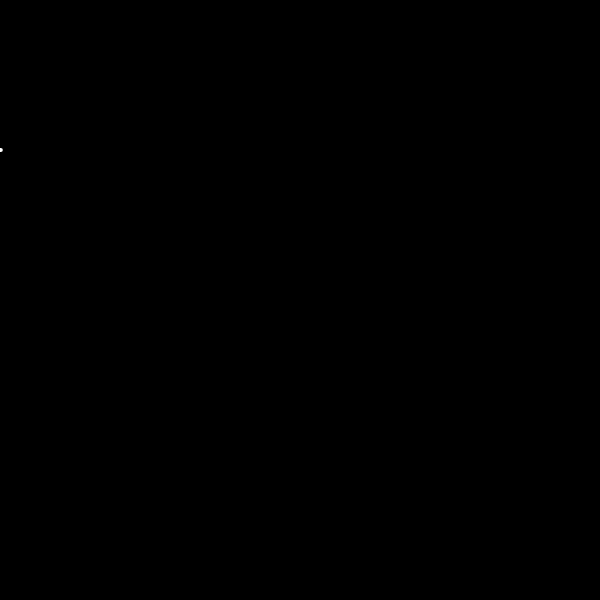
Frame 1 (no input)
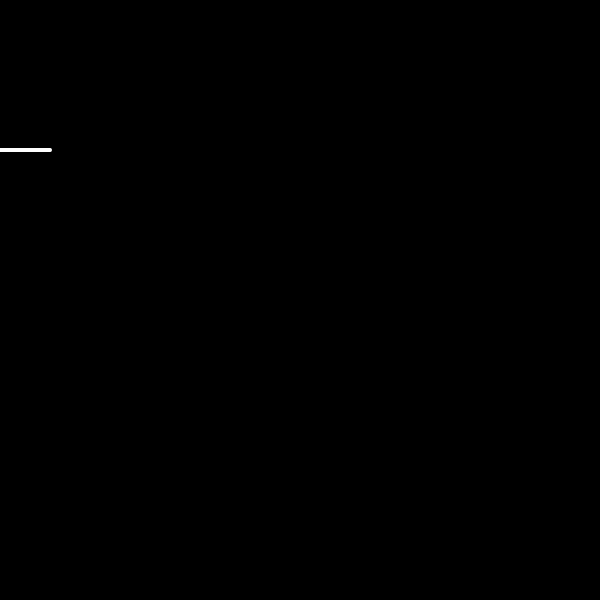
Frame 60 (no input)
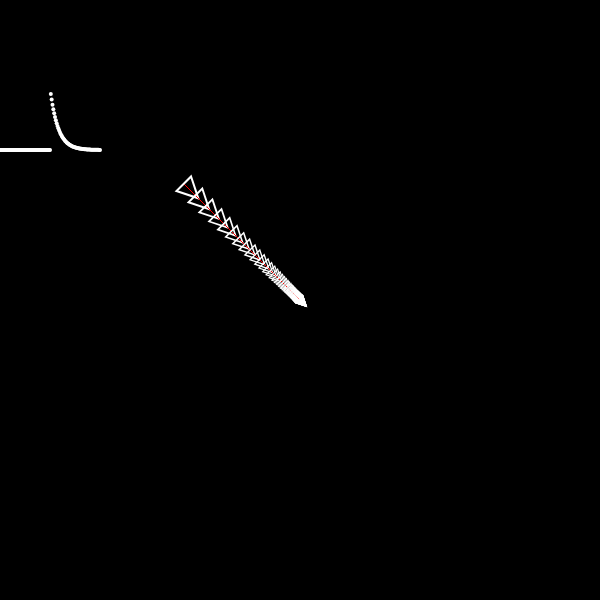
Frame 120 (the mouse pressed at the canvas centre since frame 60)

The p5.js sketch that drew these frames (run headless with seeded random() and noise() and a simulated clock; from frame 60 on, the mouse is pressed at the canvas centre):

// p5.js sketch
// ── sketch.js

let averagingAmt = 0.1;//change this to 1 or 0.9 to see it keep up with the mouse
let curx = 0.0;
let cury = 0.0;

let timer;
let timerStart;
let duration = 12000;


function setup() {
  createCanvas(600, 600);
  
  background(0);

  timerStart = millis();

}

function draw() {
  // horizontal and vertical displacement
  let dx = (mouseX - curx) * averagingAmt; 
  let dy = (mouseY - cury) * averagingAmt;

  //distance between curx and cury and new position
  let magnitude = dist(curx, cury, curx + dx, cury + dy);

  // update position we are using to draw
  curx = curx + dx;
  cury = cury + dy;

  // atan2 returns the angle in the plane (in radians) 
  //between the positive x-axis and the ray from (0, 0) to the point (x, y)
  //for atan2(y, x) 
  let angle = atan2(dy, dx);

  let drawScale = map(magnitude, 1, 50, 1.0, 4.0, true);

  if(mouseIsPressed && (cury > height*0.3)){
    push();

    //translate all drawing
    translate(curx, cury);
  
    stroke(255,0,0);
    line(0, 0, dx, dy);//draw from origin to 
  
    //rotate by angle
    rotate(angle);

    scale(drawScale);
  
    noFill();
    stroke(255);
    triangle(0, -5, 10, 0, 0, 5);
  
    pop();
  }
  

  //visualise changes in speed as 1 dimensional line in time
  timer = millis() - timerStart;

  let ex = map(timer,0,duration,0,width);
  let ey = map(magnitude,0,100,height*0.25,height*0.03,true);

  fill(255);
  noStroke();
  ellipse(ex, ey, 4, 4);

  if(timer >= duration){
    fill(0);
    rect(0,0,width,height*0.3);
    timerStart = millis();
  }


}
